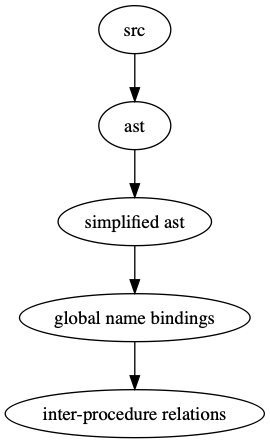

Generate this figure with Python:
from graphviz import Digraph

def main():
    g = Digraph('passes', filename='passes', format='png')
    g.node('a', 'src')
    g.node('b', 'ast')
    g.node('c', 'simplified ast')
    g.node('e', 'inter-procedure relations')
    g.node('d', 'global name bindings')
    g.edges(['ab', 'bc', 'cd','de'])
    g.render('passes', view=True, cleanup=True)

if __name__ == "__main__":
    main()
